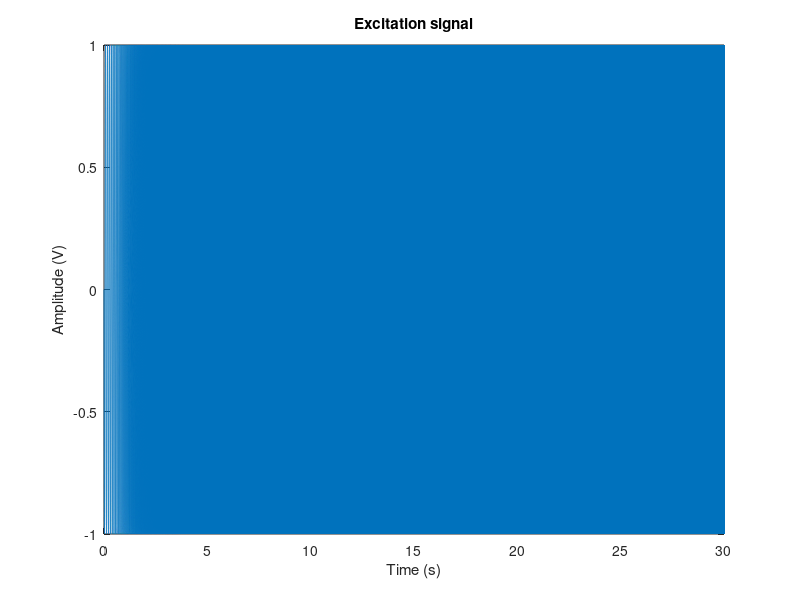

Reproduce this figure in MATLAB. (Note: this script raises an error after producing the figure.)
close all
clear

%% parameters

Fs=44100; % sampling frequency
T=30; % measurement time in s

F_low = 10; % low frequency limit (Hz)
F_high = 10000; % high frequency limit (Hz)

folder = '20200630_white_foam';
savename='case_02_foam';
% savename='calib_mic2_1';


%% Build output signal

time=linspace(0,T,Fs*T)'; % time for signal 
N=length(time); % number of samples

% chirp
sig=chirp(time,F_low,T,F_high,'quadratic',90);

% frequency filtered white noise
% s_wn = 2*rand(N,1)-1;
% d = fdesign.lowpass('Fp,Fst,Ap,Ast',F_high/Fs*2,F_high/Fs*2*1.5,1,40);
% Hd = design(d,'equiripple');
% b=coeffs(Hd);
% s_wn_filt = fftfilt(b.Numerator,s_wn);
% sig = s_wn_filt/max(abs(s_wn_filt)); % amplitude max = ratio


%% plot output signal
figure
plot(time,sig)

xlabel('Time (s)')
ylabel('Amplitude (V)')
title('Excitation signal')


%% Data Acquisition Session

% create session
s = daq.createSession('ni');

% To get the list of devices connected to the
% computer, type "daq.reset", and then "daq.getDevices"
% Look at the derive list and choose right device.
device='Dev8';

% Add Input Channels to Session
% addAnalogInputChannel(s,device,'ai0','Voltage'); % mic1
% addAnalogInputChannel(s,device,'ai1','Voltage'); % mic2
addAnalogInputChannel(s,device,'ai2','Voltage'); % mic3
addAnalogInputChannel(s,device,'ai3','Voltage'); % mic4
addAnalogInputChannel(s,device,'ai6','Voltage'); % loudspeaker


names = {'mic3','mic4','loudspeaker'};

mic_gain = 1/(10e-3); % (Pa/V)

scaling(1) = mic_gain; 
scaling(2) = mic_gain; 
scaling(3) = 1; 
% scaling(4) = mic_gain; 
% scaling(5) = 1; %(V/V)
N_chan=length(names);


% Add output Channels to Session
addAnalogOutputChannel(s,device,'ao1','Voltage');

% Set session properties
s.Rate = Fs; % sampling rate

% send the output signal to the right output
queueOutputData(s,sig);

% lauch measurement
[data,time] = s.startForeground;


%% plot time signals

for n = 1:length(names)
figure(10+n);
plot(time,data(:,n));
xlabel('Time (secs)');
ylabel('measured amplitude (V)')
legend(names{n})
end


%% save data

for n = 1:size(data,2)
    data(:,n) = data(:,n)*scaling(n);
end

mkdir(folder);
save([folder '/' savename],'data','time','names');
